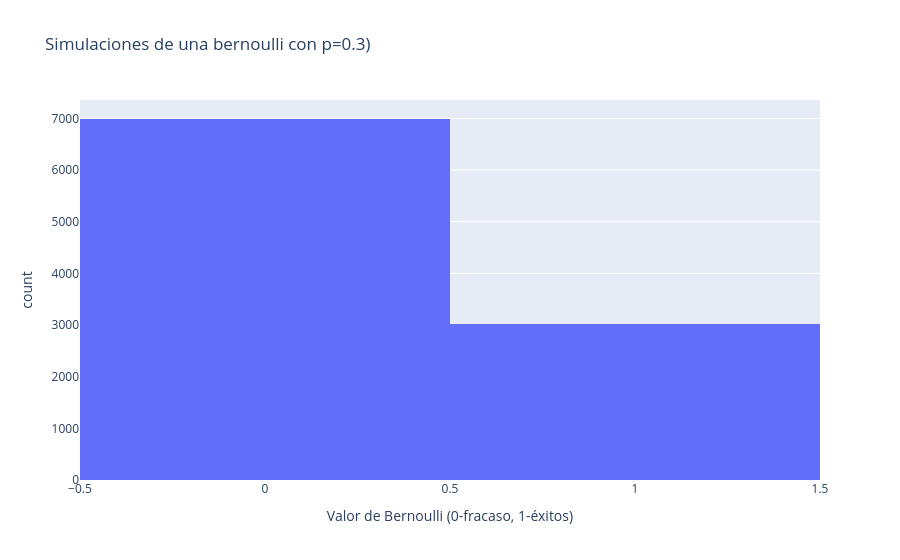

Notebook cell for this chart:
### Code cell
import plotly.express as px # Para visualizaciones interactivas
px.histogram (
    muestra, 
    x = muestra, 
    nbins =2, 
    title = "Simulaciones de una bernoulli con p=0.3)",
    labels = {"x": "Valor de Bernoulli (0-fracaso, 1-éxitos)"}
)

### Figure 1 — Plotly figure (JSON) as saved in the notebook; plotly's stock layout.template omitted (floating-point values rounded to 4 significant figures; data arrays with more than 128 entries replaced by an {"elided": "..."} marker saying what was removed)
{"data": [{"bingroup": "x", "hovertemplate": "Valor de Bernoulli (0-fracaso, 1-éxitos)=%{x}<br>count=%{y}<extra></extra>", "legendgroup": "", "marker": {"color": "#636efa", "pattern": {"shape": ""}}, "name": "", "nbinsx": 2, "orientation": "v", "showlegend": false, "type": "histogram", "x": {"elided": "10000 int values"}, "xaxis": "x", "yaxis": "y"}], "layout": {"barmode": "relative", "legend": {"tracegroupgap": 0}, "title": {"text": "Simulaciones de una bernoulli con p=0.3)"}, "xaxis": {"anchor": "y", "domain": [0, 1], "title": {"text": "Valor de Bernoulli (0-fracaso, 1-éxitos)"}}, "yaxis": {"anchor": "x", "domain": [0, 1], "title": {"text": "count"}}}}
